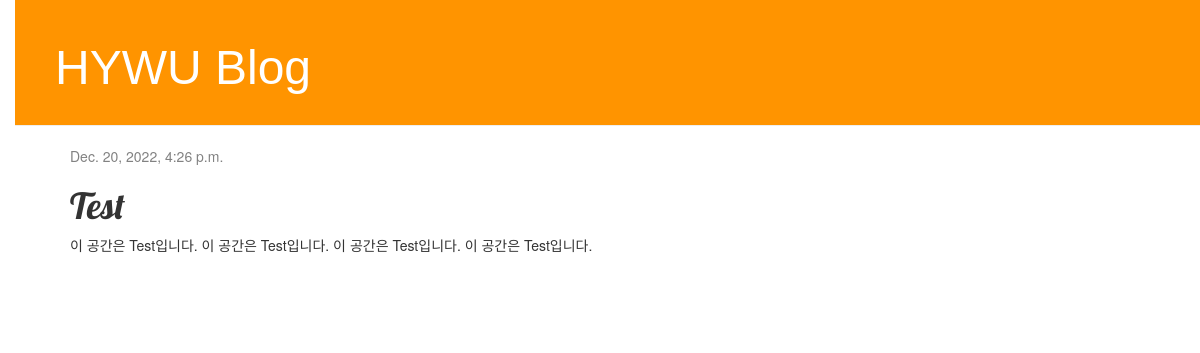
The app's page /blog/post/2/ with its own data.
### blog/models.py (models this page shows, shortened)
class Post(models.Model):
    author = models.ForeignKey(settings.AUTH_USER_MODEL, on_delete=models.CASCADE)
    title = models.CharField(max_length=200)
    text = models.TextField()
    created_date = models.DateTimeField(
        default=timezone.now)
    published_date = models.DateTimeField(
        blank=True, null=True)

### blog/views.py (the view)
# urls.py: path('post/<int:pk>/', views.post_detail, name='post_detail'),
def post_detail(request, pk):
    post = get_object_or_404(Post, pk=pk)
    return render(request, 'blog/post_detail.html', {'post': post})

### blog/templates/blog/post_detail.html (shortened to what this page needs)
{% extends 'blog/base.html' %}
{% block content %}
  <div class="post">
    {% if post.published_date %}
      <div class="date">
        {{ post.published_date }}
      </div>
    {% endif %}
    <h1>{{ post.title }}</h1>
    <p>{{ post.text|linebreaksbr }}</p>
  </div>
{% endblock %}

### blog/static/blog/style.css (style rules this page uses)
body { padding-left: 15px; }
h1, h2, h3, h4 { font-family: 'Lobster', cursive; }
.date { color: #828282; }
.post { margin-bottom: 70px; }

### records on screen
Post: published_date "Dec. 20, 2022, 4:26 p.m.", title "Test", text "이 공간은 Test입니다. 이 공간은 Test입니다. 이 공간은 Test입니다. 이 공간은 Test입니다."
